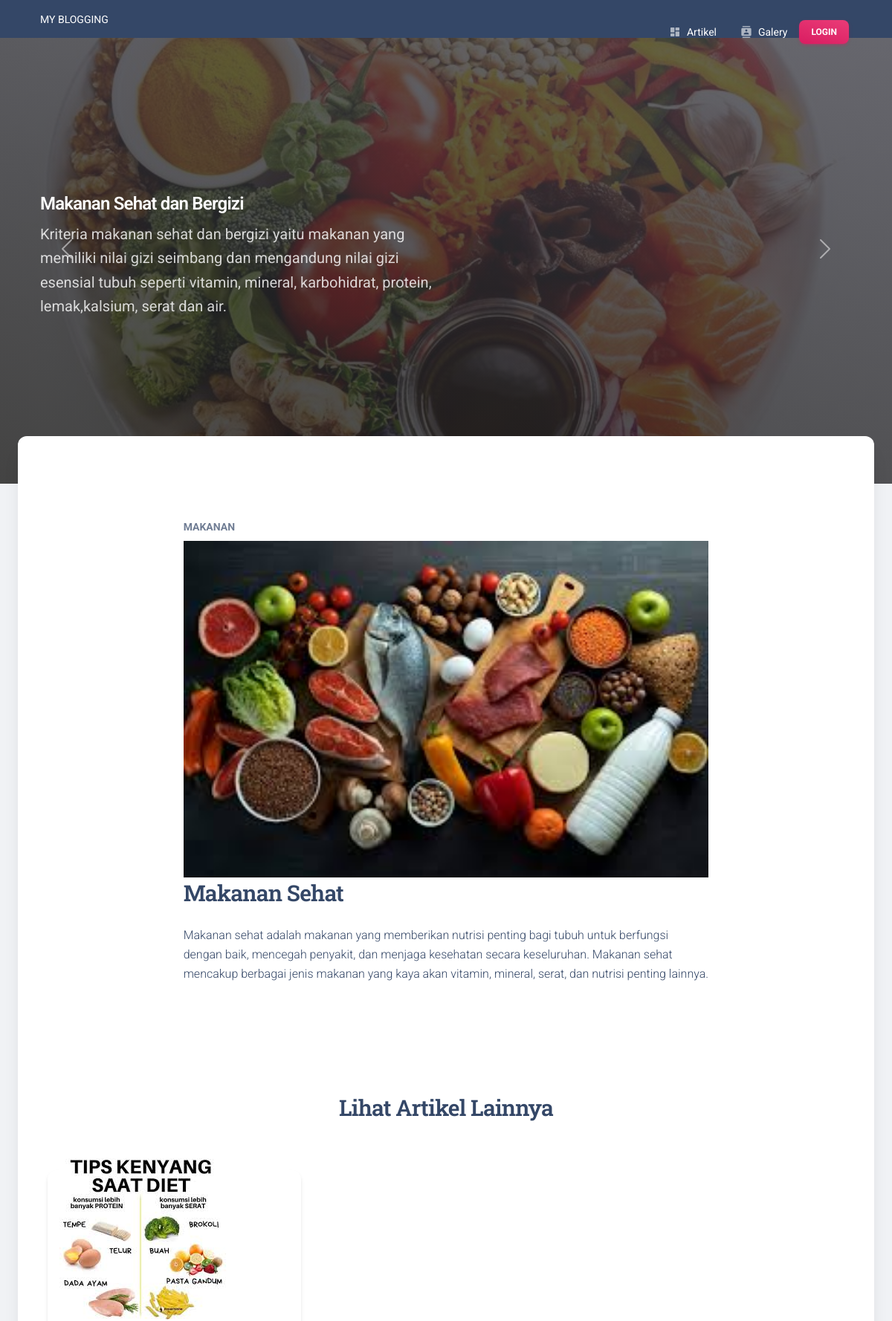
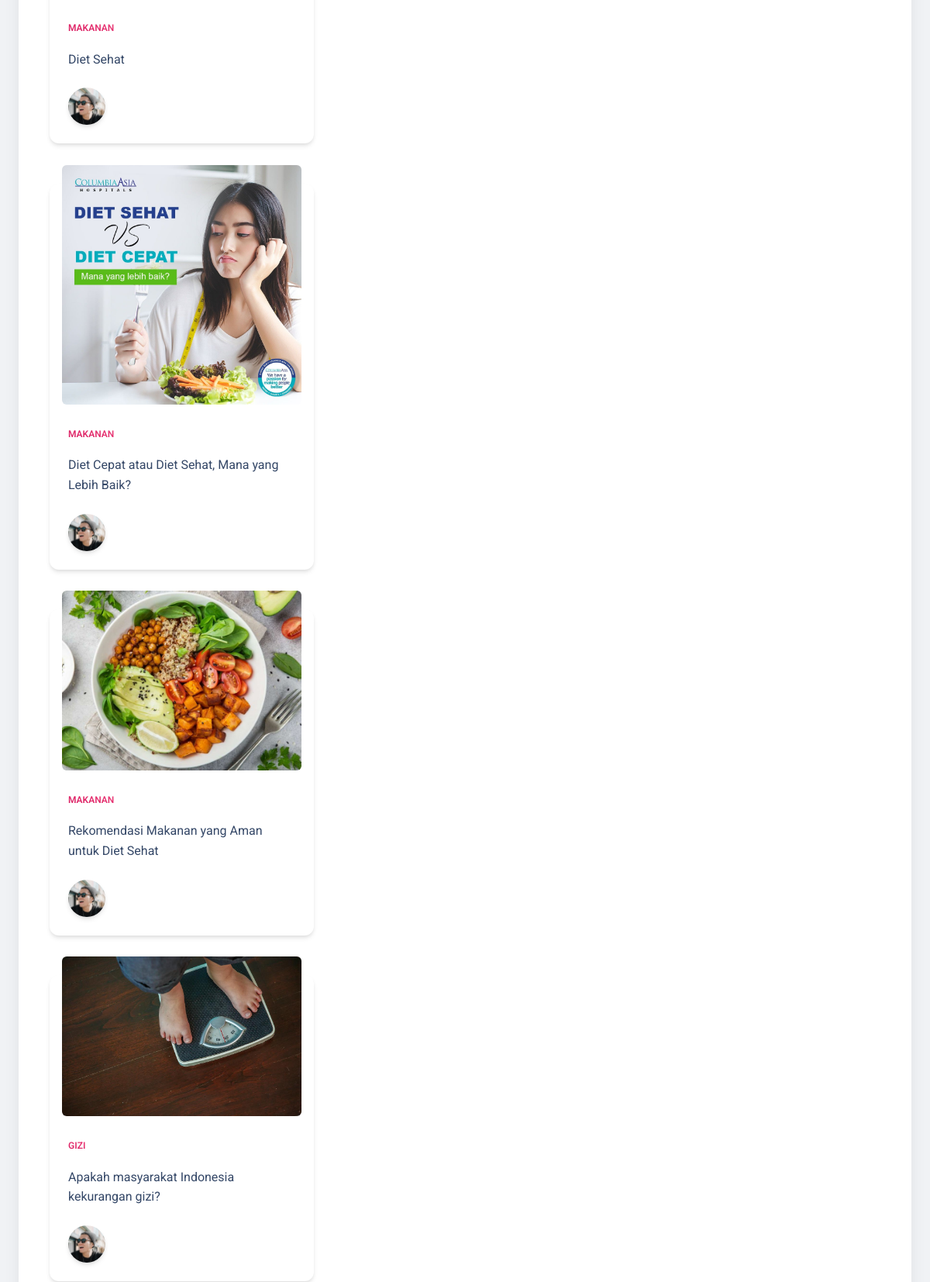
The page /artikel/1/ (upper part) on the database its author committed (2 pictures, top to bottom).
### artikel/models.py (models this page shows, shortened)
class Artikel(models.Model):
    judul = models.CharField(max_length=200)
    isi = models.TextField()
    kategori = models.ForeignKey(Kategori, on_delete=models.CASCADE)
    tanggal = models.DateTimeField(auto_now_add=True)
    gambar = models.ImageField(upload_to='artikel_images/', blank=True, null=True)

class Kategori(models.Model):
    nama = models.CharField(max_length=100)
    def __str__(self):
        return self.nama

### mysite/views.py (the view)
# urls.py: path('artikel/<int:id>/', views.detail_artikel, name='detail_artikel'),
def detail_artikel(request, id):
    template_name = "landingpage/detail.html"
    try:
        artkel = Artikel.objects.get(id=id)
    except Artikel.DoesNotExist:
        return redirect("not_found_artikel")
    artikel_lainnya = Artikel.objects.all().exclude(id=id)
    context = {
        "title": "Detail Artikel",
        "artikel": artkel,
        "artikel_lainnya" : artikel_lainnya,
    }
    return render(request, template_name, context)

### templates/landingpage/detail.html (shortened to what this page needs)
{% extends "landingpage/base.html" %}
{% load static %}
{% block content %}
<div class="card card-body shadow-xl mx-3 mx-md-4 mt-n6">
    <section class="py-5 mt-5">
      <div class="container">
        <div class="row">
          <div class="col-lg-8 ms-auto me-auto">
            <h6 class="opacity-7 text-uppercase font-weight-bolder text-sm">{{ artikel.kategori }}</h6>
            <img src=" {{ artikel.gambar.url }}" style="width: 100%; " />
            <h3 class="title mb-4">{{ artikel.judul }}</h3>
            <p class="text-dark">
             {{ artikel.isi| safe }}
            </p> <br>
          </div>
        </div>
      </div>
    <section class="py-7">
      <div class="container">
        <div class="row">
          <div class="col-9 text-center mx-auto">
            <h3 class="mb-1">Lihat Artikel Lainnya</h3>
          </div>
          <div class="col-lg-4 mb-lg-0 mb-4">
            {% for artikel in artikel_lainnya  %}
            <div class="card">
              <div class="card-header p-0 mx-3 mt-n4 position-relative z-index-1">
                <a href="javascript:;" class="d-block blur-shadow-image">
                  <img src="{{ artikel.gambar.url }}" class="img-fluid border-radius-md" alt="{{  artikel.created_by }}" loading="lazy">
                </a>
              </div>
              <div class="card-body">
                <span class="text-gradient text-primary text-uppercase text-xs font-weight-bold">{{ artikel.kategori }}</span>
                <a href="javascript:;" class="card-title mt-3 h5 d-block text-darker"><a href= "{% url 'detail_artikel' artikel.id %}">{{ artikel.judul }}</a>
                <div class="author align-items-center">
                  <img src="{% static 'landingpage/assets/img/team-2.jpg' %}" alt="..." class="avatar shadow" loading="lazy">
                </div>
              </div>
            </div>
            <br>
            {% endfor %}
          </div>
        </div>
      </div>
    </section>
    </div>
{% endblock content %}

### rows shown on the page
Artikel: kategori "MAKANAN", gambar (picture), judul "Makanan Sehat", isi "Makanan sehat adalah makanan yang memberikan nutrisi penting bagi tubuh untuk berfungsi dengan baik, mencegah penyakit, dan menjaga kesehatan secara keseluruhan. Makanan sehat mencakup berbagai jenis makanan yang kaya akan vitamin, mineral, serat, dan nutrisi penting lainnya."
Artikel: gambar (picture), kategori "MAKANAN", judul "Diet Sehat"
Artikel: gambar (picture), kategori "MAKANAN", judul "Diet Cepat atau Diet Sehat, Mana yang Lebih Baik?"
Artikel: gambar (picture), kategori "MAKANAN", judul "Rekomendasi Makanan yang Aman untuk Diet Sehat"
Artikel: gambar (picture), kategori "GIZI", judul "Apakah masyarakat Indonesia kekurangan gizi?"
